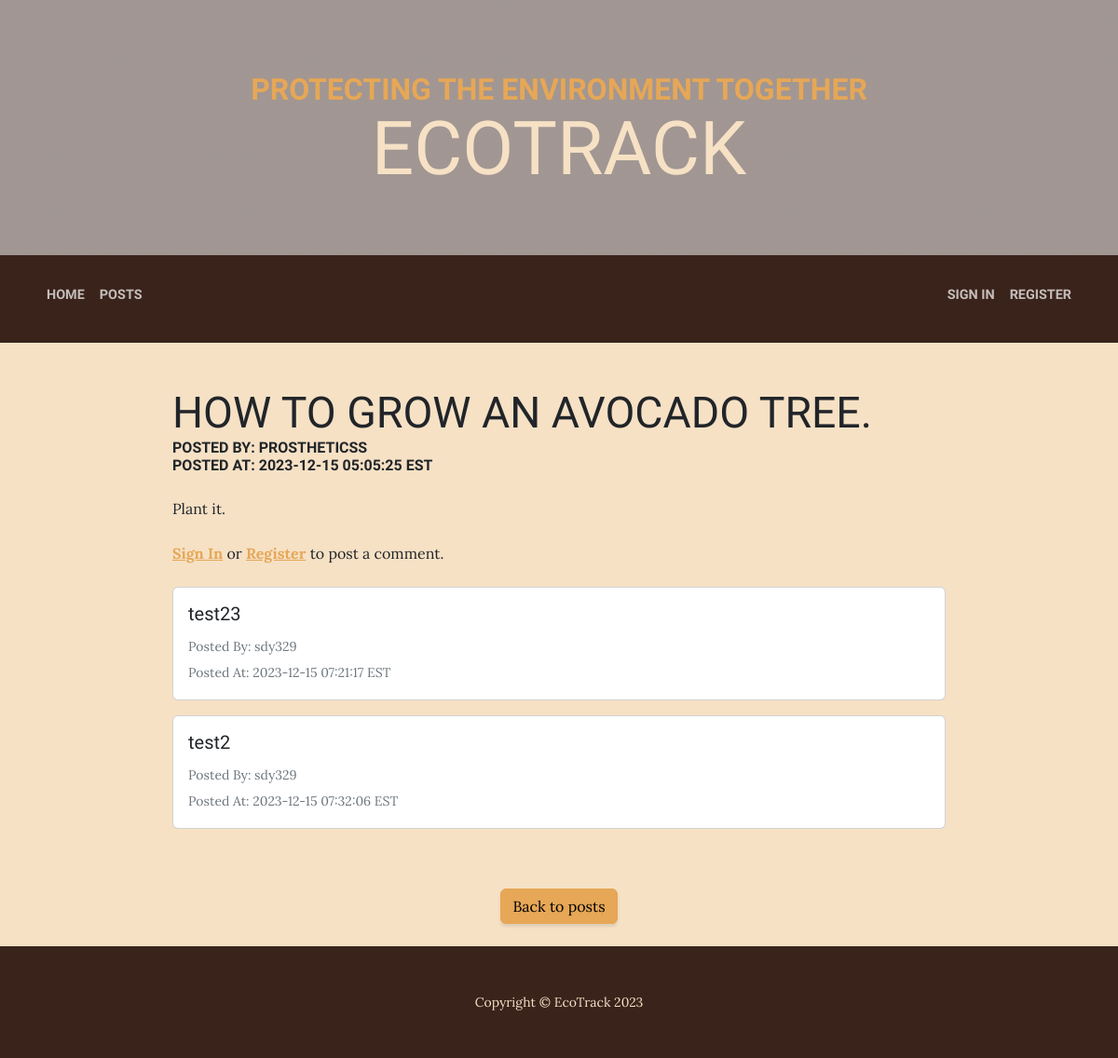
The app's page /post/index.php?id=3 with its own data.
### tables this page shows
CREATE TABLE `posts` (
  `ID` int(10) UNSIGNED NOT NULL,
  `userID` int(10) UNSIGNED DEFAULT NULL,
  `title` varchar(100) DEFAULT NULL,
  `content` longtext DEFAULT NULL,
  `postedDateTime` datetime DEFAULT NULL
);

CREATE TABLE `users` (
  `ID` int(10) UNSIGNED NOT NULL,
  `username` varchar(48) NOT NULL,
  `email` varchar(254) NOT NULL,
  `password` varchar(254) NOT NULL
);

CREATE TABLE `comments` (
  `ID` int(10) UNSIGNED NOT NULL,
  `postID` int(10) UNSIGNED NOT NULL,
  `userID` int(10) UNSIGNED NOT NULL,
  `comment` text DEFAULT NULL,
  `postedDateTime` datetime DEFAULT NULL
);

### public/global.php (called while the page is built, shortened)
<?php
function query($query, $data){
    $stmt = __DB__->prepare($query);
    $stmt->execute($data);
    return $stmt;
}
function getAuthor($id){
    $author = query('SELECT username FROM users WHERE ID = ?', [$id])->fetch()['username'];
    return $author;
}
function getPost($id){
    $post = query('SELECT * FROM posts WHERE ID = ?', [$id])->fetch();
    return $post;
}

### public/post/index.php (the view, shortened to what this page needs)
<?php
require_once('../global.php');
$postID = $_GET['id'];
$postData = getPost($postID);
function generateCommentsCards(){
    $comments = query('SELECT * FROM comments WHERE postID = ?', [$_GET['id']])->fetchAll();
    foreach($comments as $comment){
        echo '<div class="row row-cols-1 g-3">
        <div class="col mb-3">
        <div class="card">
            <div class="card-body">
                <h5 class="card-title">'.$comment['comment'].'</h5>
                <p class="card-text"><small class="text-muted">Posted By: '.getAuthor($comment['userID']).'</small><br/>
                <small class="text-muted">Posted At: '.$comment['postedDateTime'].' EST</small></p>
                ';
            echo '</div>
        </div>
    </div>
    </div>';
    }
}
?>
<!DOCTYPE html>
<html lang="en">
    <head>
        <link href="../css/styles.css" rel="stylesheet" />
    </head>
    <body>
        <header>
            <h1 class="site-heading text-center text-faded d-none d-lg-block">
                <span class="site-heading-upper text-primary mb-3">Protecting the environment together</span>
                <span class="site-heading-lower">EcoTrack</span>
            </h1>
        </header>
        <nav class="navbar navbar-expand-lg navbar-dark py-lg-4" id="mainNav">
        <div class="container">
            <div class="d-flex align-items-center">
                <ul class="navbar-nav">
                    <li class="nav-item mb-2"><a class="nav-link text-uppercase" href="../index.php">Home</a></li>
                    <li class="nav-item mb-2"><a class="nav-link text-uppercase" href="../posts.php">Posts</a></li>
                </ul>
            </div>
            <?php if(isset($_SESSION['id'])){
                echo '
                <div class="justify-content-end" id="navbarSupportedContent">
                <ul class="navbar-nav">
                    <li class="nav-item mb-2"><a class="nav-link text-uppercase" href="../account/index.php?id='.$_SESSION['id'].'">Account</a></li>
                    <li class="nav-item mb-2"><a class="nav-link text-uppercase" href="../signout.php">Sign Out</a></li>
                    ';
                if($_SESSION['admin'] == true) echo '<li class="nav-item mb-2"><a class="nav-link text-uppercase" href="../admin/index.php">Admin</a></li>';
                echo '</ul>
                </div>';
            } else {
                echo '
            <div class="justify-content-end" id="navbarSupportedContent">
            <ul class="navbar-nav">
                <li class="nav-item mb-2"><a class="nav-link text-uppercase" href="../signin.php">Sign In</a></li>
                <li class="nav-item mb-2"><a class="nav-link text-uppercase" href="../register.php">Register</a></li>
            </ul>
            </div>';
            }
            ?>
        </div>
    </nav>
        <section class="bg-faded">
            <div class="container">
                <div class="row">
                    <div class="col-lg-10 mx-auto">
                        <div class="bg-faded p-5 rounded">
                            <h2 class="section-heading mb-4">
                                <span class="section-heading-lower"><?= $postData['title'] ?></span>
                                <span class="section-heading-upper">Posted by: <?= getAuthor($postData['userID']) ?></span>
                                <span class="section-heading-upper">Posted at: <?= $postData['postedDateTime'] ?> EST</span>
                            </h2>
                            <?= $postData['content'] ?>
                            <br/><br/>
                            <?php if(isset($_SESSION['id'])){
                                echo '
                                <form method="POST">
                                    <div class="mb-3">
                                        <label for="content" class="form-label">Comment</label>
                                        <textarea class="form-control" id="comment" name="comment" required></textarea>
                                    </div>
                                    <div>
                                        <button type="submit" class="btn btn-primary">Post Comment</button>
                                    </div>
                                </form>';
                            } else {
                                echo '<a href="../signin.php"><strong>Sign In</strong></a> or <a href="../register.php"><strong>Register</strong></a> to post a comment.';
                            } ?>
                            <br/><br/>
                            <?= generateCommentsCards();?>
                        </div>
                    </div>
                </div>
            </div>
            <div class="text-center">
                <a href="../posts.php" class="text-center"><button class="btn btn-primary">Back to posts</button></a>
                <br/><br/>
            </div>
        </section>
        <footer class="footer text-faded text-center py-5">
            <div class="container"><p class="m-0 small">Copyright &copy; EcoTrack 2023</p></div>
        </footer>
    </body>
</html>

### records on screen
posts: title "HOW TO GROW AN AVOCADO TREE.", userID.username "PROSTHETICSS", postedDateTime "2023-12-15 05:05:25", content "Plant it."
comments: comment "test23", userID.username "sdy329", postedDateTime "2023-12-15 07:21:17"
comments: comment "test2", userID.username "sdy329", postedDateTime "2023-12-15 07:32:06"
